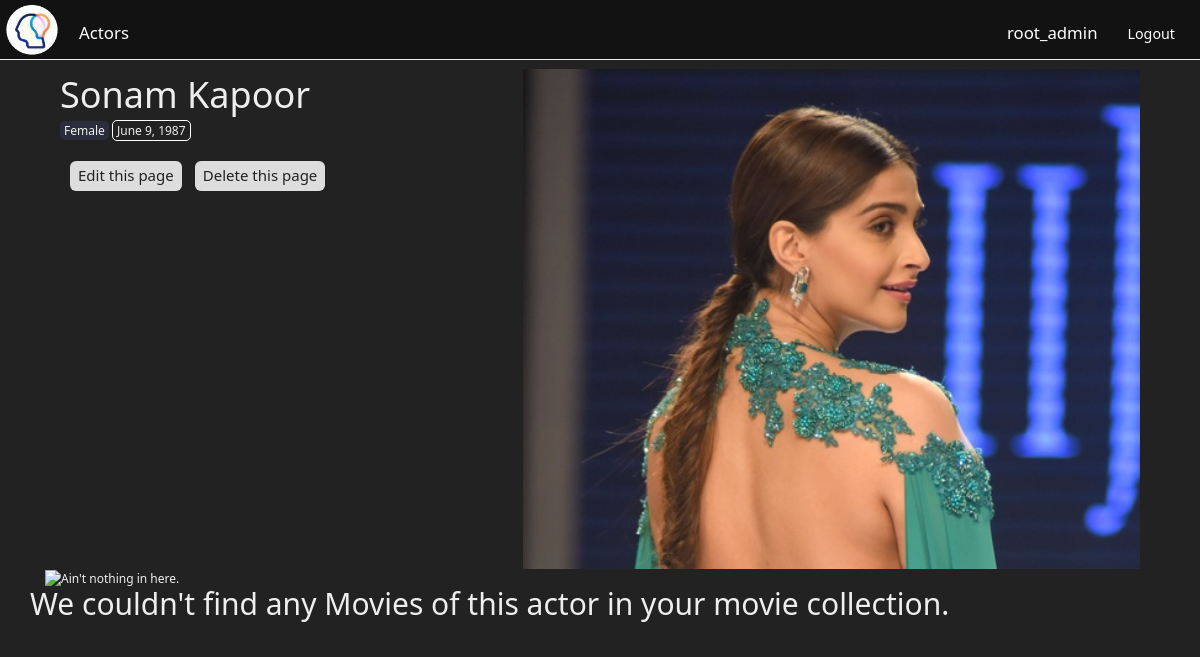
Screenshot of /actor/sonam-kapoor_wr2jf/ (signed in) with the database file from the repository.
### things/models.py (models this page shows, shortened)
class Actor(models.Model):
    genders = (
		('f', 'Female'),
        ('m', 'Male'),
        ('o', 'Not Specified'),
    )
    def update_image_file(instance, filename):
        ext = filename.split('.')[-1]
        filename = "%s.%s" % (instance.slug, ext)
        return os.path.join('actors', filename)
    owner           =models.ForeignKey(User)
    name            =models.CharField(max_length=50, blank=False, validators=[alphanumspacedash])
    gender          =models.CharField(choices=genders, blank=False, max_length=12, default='o')
    country         =CountryField(blank_label='(select country)')
    image           =models.ImageField(upload_to=update_image_file, blank=True, null=True)
    dob             =models.DateField(blank=False, default='01/01/89')
    rank            =models.CharField(choices=top_five, blank=True, null=True, max_length=12)
    insta           =models.URLField(max_length=200, blank=True, null=True)
    remarks         =models.TextField(blank=True, null=True)
    slug            =models.SlugField(blank=True, null=True)
    timestamp       =models.DateTimeField(auto_now_add=True)
    updated         =models.DateTimeField(auto_now=True)
    def get_absolute_url(self):
        return reverse('things:actor', kwargs={'slug':self.slug})
    class Meta:
        ordering = ('name',)

### things/views.py (the view)
# urls.py: url(r'^actor/(?P<slug>[\w-]+)/$', views.ActorDetailView.as_view(), name='actor'),
class ActorDetailView(DetailView):
    def get_queryset(self):
        return Actor.objects.all()

### things/templates/things/actor_detail.html (shortened to what this page needs)
{%extends "base.html"%}
{%load static%}
{%block metatag%}
    <link rel="stylesheet" href="{% static 'flags/sprite-hq.css' %}">
{%endblock metatag%}
{%block content%}
<div class="col-xs-12">
    <div class="col-xs-12 col-md-5">
        <div id="generic_heading">{{object.name}}</div>
        <div id="generic_info">
            <p class="generic_card_info2">{{object.get_gender_display}}</p>
            <p class="generic_card_info1">{%if object.dob%}{{object.dob}}{%endif%}</p>
        </div>
        {%if request.user == object.owner%}
        <div id="generic_buttons">
            <button class="generic_edit">
                <a href='{% url "things:edit_actor" object.id object.slug %}'>Edit this page</a>
            </button>
            <button class="generic_edit">
                <a href='{% url "things:del_actor" object.id object.slug %}'>Delete this page</a>
            </button>
        </div>
        {%else%}
        <div class="generic_creator">
            <h4>Created by {{object.owner}} at {{object.timestamp}}</h4>
        </div>
        {%endif%}
    </div>
    <div class="col-xs-12 col-md-7" id="generic_img">
        <img src="{{object.image.url}}" alt="{{object.name}}" width="100%" height="500px" style="object-fit: cover;object-position: top;">
    </div>
</div>
{%if object.movie_set.all.count == 0%}
    <div>
        <div class="col-xs-12">
            <img src="/media/empty.png" alt="Ain't nothing in here." width="100%">
        </div>
        <h2>We couldn't find any Movies of this actor in your movie collection.</h2>
    </div>
{%else%}
    <div><h1>Movies where {{object.name}} appears in</h1></div>
{%endif%}
{%endblock content%}

### templates/nav.html (shortened to what this page needs)
<nav>
    <div class="navbar navbar-fixed-top" style="background: rgba(253, 249, 244, 0.944); box-shadow: none;">
      <div class="navbar-header">
          <a class="navbar-brand logo" href="/"><img src="/media/logo.png" width="64px;"></a>
      </div>
      <div class="navbar-collapse collapse" id="sitenav">
        <ul class="nav navbar-nav" style="padding-top: 8px;">
            <li class="dropdown">
                <a class="dropdown-toggle" data-toggle="dropdown" href="#">
                Actors</a>
            </li>
        </ul>
        <ul class="nav navbar-nav navbar-right" style="padding-top: 8px;margin-right:10px!important">
          {%if request.user.is_authenticated%}
            <li id="username">
                <a href="/profile">{{request.user}}</a>
            </li>
            <li class="right" id="logout"><a href="/logout/"><small>Logout</small></a></li>
          {%else%}
            <li><p><a href="/login/">Login</a>/<a href="/join/">Register</a></p></li>
          {%endif%}
        </ul>
      </div>
    </div>
  </nav>

### templates/css.html (style rules this page uses)
.navbar-header, .navbar-collapse { background: #121212; color: #4abaff; }
.navbar-brand { padding: 0; transform: scale(.8); }
.navbar-nav>li>a { font-size: 1.4em; }
body { background: #222; color: #eee; font-size: 1.2rem; font-family: 'Segoe UI', Tahoma, Geneva, Verdana, sans-serif; }
a, a:hover, a:active, a:focus, a:visited { color: #fff; }
input, select, textarea, option, button { color: #222; background: #fff; min-height: 3em; font-size: 1.25em; margin-left: 10px; border-color: transparent; outline: 0; }
#generic_list_heading, #generic_heading { font-size: 3em; }
.generic_card_info1, .generic_card_info2 { display: inline-block; padding: 1px 4px; border-radius: 5px; }
.generic_card_info1 { border: 1px solid #fff; }
.generic_card_info2 { background: rgba(111, 123, 233, 0.133); }
.generic_edit { background: #ddd; min-height: 2em; border-radius: 6px; }
.generic_edit a { color: #222; }

### rows the page displays
Actor: name "Sonam Kapoor", gender "Female", dob "June 9, 1987", image (picture)

### other values shown
{{ request.user }} "root_admin"
